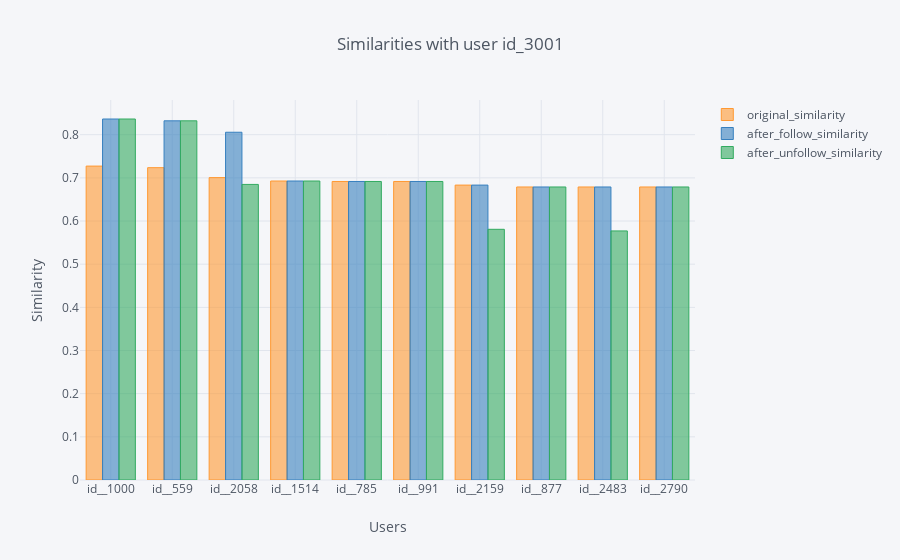

The notebook cell saved with this chart:
### Code cell
final.iplot(kind='bar', x='plan_ori_id', title='Similarities with user id_3000', 
            yTitle='Similarity', xTitle='Users')

### Figure 1 — Plotly figure (JSON) as saved in the notebook; plotly's stock layout.template omitted (floating-point values rounded to 4 significant figures)
{"data": [{"marker": {"color": "rgba(255, 153, 51, 0.6)", "line": {"color": "rgba(255, 153, 51, 1.0)", "width": 1}}, "name": "original_similarity", "orientation": "v", "text": "", "type": "bar", "uid": "383dae23-4e1b-48e9-875c-d27353ef7d05", "x": ["id__1000", "id__559", "id__2058", "id__1514", "id__785", "id__991", "id__2159", "id__877", "id__2483", "id__2790"], "y": [0.7273, 0.7236, 0.7006, 0.6927, 0.6916, 0.6916, 0.6833, 0.6789, 0.6789, 0.6789]}, {"marker": {"color": "rgba(55, 128, 191, 0.6)", "line": {"color": "rgba(55, 128, 191, 1.0)", "width": 1}}, "name": "after_follow_similarity", "orientation": "v", "text": "", "type": "bar", "uid": "29edff1c-48ec-476a-b773-f48013d67307", "x": ["id__1000", "id__559", "id__2058", "id__1514", "id__785", "id__991", "id__2159", "id__877", "id__2483", "id__2790"], "y": [0.8364, 0.8321, 0.8057, 0.6927, 0.6916, 0.6916, 0.6833, 0.6789, 0.6789, 0.6789]}, {"marker": {"color": "rgba(50, 171, 96, 0.6)", "line": {"color": "rgba(50, 171, 96, 1.0)", "width": 1}}, "name": "after_unfollow_similarity", "orientation": "v", "text": "", "type": "bar", "uid": "efa507ee-adb8-4264-83b6-c8d2f0bb755c", "x": ["id__1000", "id__559", "id__2058", "id__1514", "id__785", "id__991", "id__2159", "id__877", "id__2483", "id__2790"], "y": [0.8364, 0.8321, 0.6848, 0.6927, 0.6916, 0.6916, 0.5808, 0.6789, 0.577, 0.6789]}], "layout": {"legend": {"bgcolor": "#F5F6F9", "font": {"color": "#4D5663"}}, "paper_bgcolor": "#F5F6F9", "plot_bgcolor": "#F5F6F9", "title": {"font": {"color": "#4D5663"}, "text": "Similarities with user id_3001"}, "xaxis": {"gridcolor": "#E1E5ED", "showgrid": true, "tickfont": {"color": "#4D5663"}, "title": {"font": {"color": "#4D5663"}, "text": "Users"}, "zerolinecolor": "#E1E5ED"}, "yaxis": {"gridcolor": "#E1E5ED", "showgrid": true, "tickfont": {"color": "#4D5663"}, "title": {"font": {"color": "#4D5663"}, "text": "Similarity"}, "zerolinecolor": "#E1E5ED"}}}
